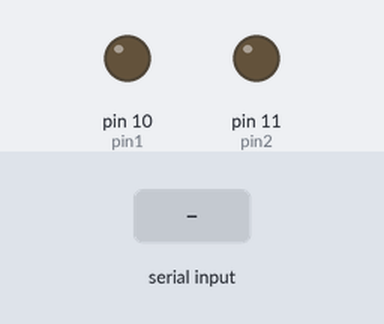
A sketch run on a simulated Arduino Uno, built with avr-gcc and run on an emulated ATmega328P. Shown: output pins drawn as LEDs (lit = HIGH). The inputs (shaded band) are chosen by the test bench. What the sketch prints to the serial monitor is not drawn.

Above: at 1.2 s.
1.3 s: "2" received over Serial
At 1.45 s:
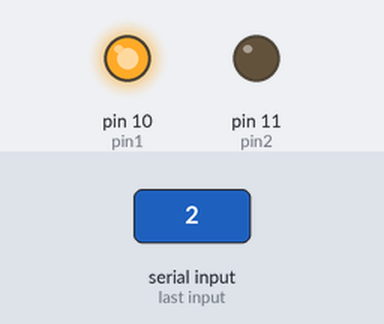
4.3 s: "3" received over Serial
At 5.2 s:
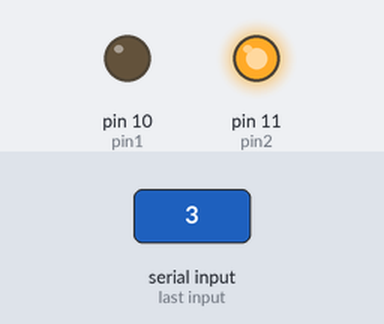
5.8 s: "1" received over Serial
At 6.4 s:
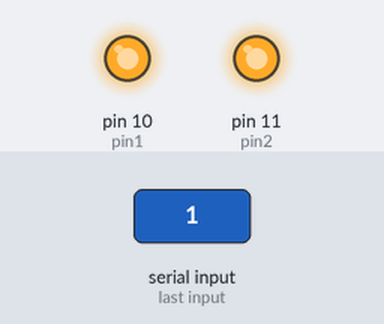
7.3 s: "5" received over Serial
At 7.85 s:
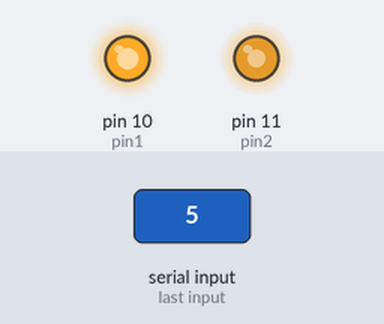
Timing chart, 0 to 10.6 s (numbered marks = the images above; inputs shaded):
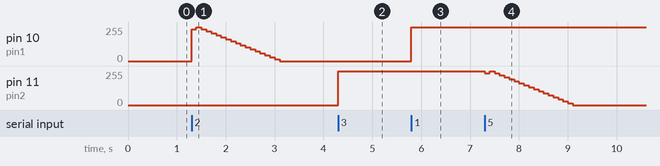

The sketch:

PUBG.ino
```cpp
char serialData;
int pin1;
int pin2;

int fade;
void setup() {
  pin1 = 10;
  pin2 = 11;
  fade = 15;
  pinMode(pin1,OUTPUT);
  pinMode(pin2,OUTPUT);
  Serial.begin(9600);
}

void loop() {
  if(Serial.available() > 0)
  {
    serialData = Serial.read();
    Serial.print(serialData);

    if(serialData == '0')
    {
     digitalWrite(pin1,LOW);
    }
    else if(serialData == '1')
    {
      digitalWrite(pin1,HIGH);
    }
    else if(serialData == '2')
    {
      for(int i=0;i < 255;i += fade)
      {
      analogWrite(pin1,i);
      }
      delay(100);
      for(int i=255;i >= 0;i -= fade)
      {
      analogWrite(pin1,i);
      delay(100);
      }
      serialData = '0';
    }
    else if(serialData == '3')
    {
      digitalWrite(pin2,HIGH);
    }
    else if(serialData == '4')
    {
      digitalWrite(pin2,LOW);
    }
    else if(serialData == '5')
    {
     for(int i=0;i < 255;i += fade)
      {
      analogWrite(pin2,i);
      }
      delay(100);
      for(int i=255;i >= 0;i -= fade)
      {
      analogWrite(pin2,i);
      delay(100);
      }
      serialData = '0';
    }
  }
}
```

Measured:
- after the input at 1.3 s, pin 10 (pin1): rises from 0/255 to 255/255 in 0.10 s, then falls to 0/255 in 1.7 s
- after the input at 4.3 s, pin 11 (pin2): 0/255 → 255/255 at once
- after the input at 5.8 s, pin 10 (pin1): 0/255 → 255/255 at once
- after the input at 7.3 s, pin 11 (pin2): 255/255 → 240/255 at once, → 255/255 0.10 s later, → 240/255 0.10 s later, → 225/255 0.10 s later, … (19 changes in this stretch)
